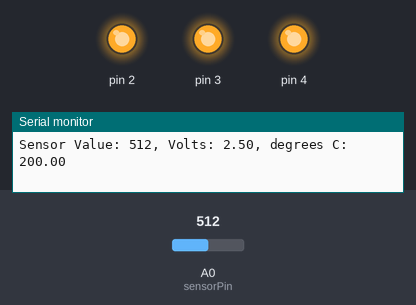
Bench run of a sketch on a simulated Arduino Uno, built with avr-gcc and run on an emulated ATmega328P. On the bench: output pins drawn as LEDs (lit = HIGH), the last lines printed to the serial monitor. The test bench sets the inputs (shaded band); at power-on: A0 (sensorPin) = 512.

Above: at 1.2 s.
1.3 s: A0 (sensorPin) set to 160
4.3 s: A0 (sensorPin) set to 153
At 4.8 s:
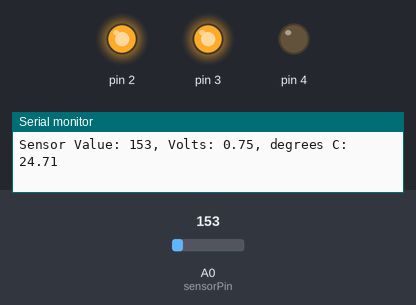
5.8 s: A0 (sensorPin) set to 122
At 6.7 s:
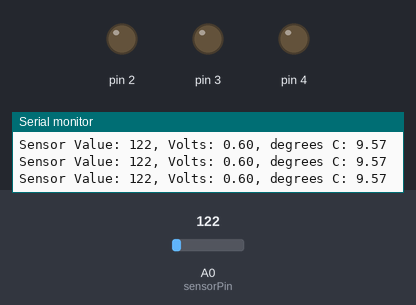
7.3 s: A0 (sensorPin) set to 306
At 8.6 s:
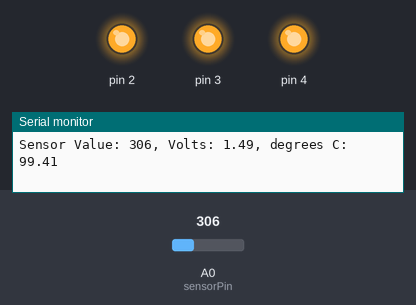
8.9 s: A0 (sensorPin) set to 0
At 9.3 s:
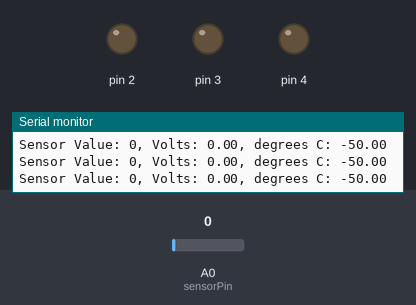
Timing chart, 0 to 11.4 s (numbered marks = the images above; inputs shaded):
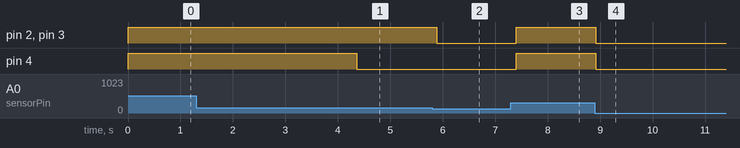

Measured:
- the behaviour switches between 154 and 153 on A0 (sensorPin) (found by bisection; images 0 and 1)
- after the input at 4.3 s, pin 4: HIGH → LOW after 0.06 s
- after the input at 5.8 s, pin 2, pin 3: HIGH → LOW after 0.08 s
- after the input at 7.3 s, pin 2–4: LOW → HIGH after 0.10 s
- after the input at 8.9 s, pin 2–4: HIGH → LOW at once

The sketch:

sketch_show-temperature.ino
```cpp
const int sensorPin = A0;
// room temperature in Celsius
const float baselineTemp = 22.0;

void setup(){
  // open a serial connection to display values
  Serial.begin(9600);
  // set the LED pins as outputs
  // the for() loop saves some extra coding
  for(int pinNumber = 2; pinNumber<5; pinNumber++){
    pinMode(pinNumber,OUTPUT);
    digitalWrite(pinNumber, LOW);
  }
}

void loop(){
  // read the value on AnalogIn pin 0
  // and store it in a variable
  int sensorVal = analogRead(sensorPin);

  // send the 10-bit sensor value out the serial port
  Serial.print("Sensor Value: ");
  Serial.print(sensorVal);

  // convert the ADC reading to voltage
  float voltage = (sensorVal/1024.0) * 5.0;

  // Send the voltage level out the Serial port
  Serial.print(", Volts: ");
  Serial.print(voltage);

  // convert the voltage to temperature in degrees C
  // the sensor changes 10 mV per degree
  // the datasheet says there's a 500 mV offset
  // ((volatge - 500mV) times 100)
  Serial.print(", degrees C: ");
  float temperature = (voltage - .5) * 100;
  Serial.println(temperature);

  // if the current temperature is lower than the baseline
  // turn off all LEDs
  if(temperature < baselineTemp){
    digitalWrite(2, LOW);
    digitalWrite(3, LOW);
    digitalWrite(4, LOW);
  } // if the temperature rises 1-2 degrees, turn an LED on
  else if(temperature >= baselineTemp+1 && temperature < baselineTemp+2){
    digitalWrite(2, HIGH);
    digitalWrite(3, LOW);
    digitalWrite(4, LOW);
  } // if the temperature rises 2-3 degrees, turn a second LED on
  else if(temperature >= baselineTemp+2 && temperature < baselineTemp+3){
    digitalWrite(2, HIGH);
    digitalWrite(3, HIGH);
    digitalWrite(4, LOW);
  } // if the temperature rises more than 3 degrees, turn all LEDs on
  else if(temperature >= baselineTemp+3){
    digitalWrite(2, HIGH);
    digitalWrite(3, HIGH);
    digitalWrite(4, HIGH);
  }
  delay(100);
}
```
